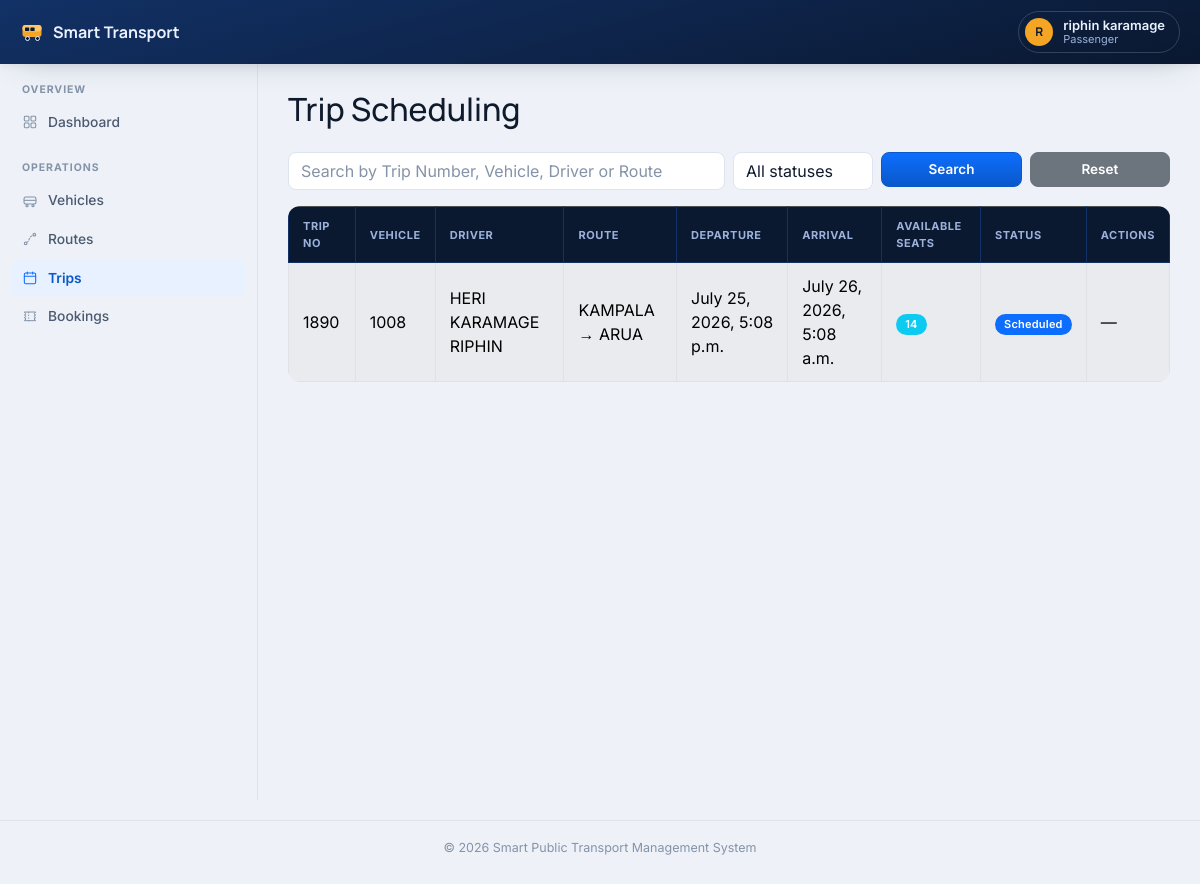
The page /trips/ (signed in) on the database its author committed.
### accounts/models.py (models this page shows, shortened)
class Profile(models.Model):
    ROLE_CHOICES = [
        ('ADMIN', 'Administrator'),
        ('STAFF', 'Staff'),
        ('PASSENGER', 'Passenger'),
    ]
    user = models.OneToOneField(
        User,
        on_delete=models.CASCADE
    )
    phone = models.CharField(
        max_length=20,
        blank=True
    )
    address = models.TextField(
        blank=True
    )
    profile_picture = models.ImageField(
        upload_to='profiles/',
        blank=True,
        null=True
    )
    role = models.CharField(
        max_length=20,
        choices=ROLE_CHOICES,
        default='PASSENGER'
    )
    created_at = models.DateTimeField(
        auto_now_add=True
    )

### trips/models.py (models this page shows, shortened)
class Trip(models.Model):
    STATUS_CHOICES = [
        ("SCHEDULED", "Scheduled"),
        ("IN_PROGRESS", "In Progress"),
        ("COMPLETED", "Completed"),
        ("CANCELLED", "Cancelled"),
    ]
    trip_number = models.CharField(
        max_length=30,
        unique=True
    )
    vehicle = models.ForeignKey(
        Vehicle,
        on_delete=models.CASCADE
    )
    driver = models.ForeignKey(
        Driver,
        on_delete=models.CASCADE
    )
    route = models.ForeignKey(
        Route,
        on_delete=models.CASCADE
    )
    departure_time = models.DateTimeField()
    arrival_time = models.DateTimeField()
    available_seats = models.PositiveIntegerField()
    status = models.CharField(
        max_length=20,
        choices=STATUS_CHOICES,
        default="SCHEDULED"
    )
    notes = models.TextField(
        blank=True
    )
    created_at = models.DateTimeField(
        auto_now_add=True
    )

### vehicles/models.py (models this page shows, shortened)
class Vehicle(models.Model):
    BUS = "Bus"
    TAXI = "Taxi"
    MINIBUS = "Minibus"
    VEHICLE_TYPES = [
        (BUS, "Bus"),
        (TAXI, "Taxi"),
        (MINIBUS, "Minibus"),
    ]
    vehicle_number = models.CharField(max_length=100, unique=True)
    vehicle_type = models.CharField(
        max_length=50,
        choices=VEHICLE_TYPES
    )
    seating_capacity = models.PositiveIntegerField()
    model = models.CharField(max_length=100)
    manufacturer = models.CharField(max_length=100)
    year = models.PositiveIntegerField()
    image = models.ImageField(upload_to='vehicles/')
    created_at = models.DateTimeField(auto_now_add=True)
    class Meta:
        ordering = ['vehicle_number']

### drivers/models.py (models this page shows, shortened)
class Driver(models.Model):
    full_name = models.CharField(max_length=200)
    phone = models.CharField(max_length=20)
    license_number = models.CharField(max_length=100, unique=True)
    years_of_experience = models.PositiveIntegerField(default=0)
    photo = models.ImageField(upload_to='drivers/')
    created_at = models.DateTimeField(auto_now_add=True)
    class Meta:
        ordering = ['full_name']

### routes/models.py (models this page shows, shortened)
class Route(models.Model):
    STATUS_CHOICES = [
        ("ACTIVE", "Active"),
        ("INACTIVE", "Inactive"),
    ]
    origin = models.CharField(max_length=200)
    destination = models.CharField(max_length=200)
    distance = models.DecimalField(
        max_digits=8,
        decimal_places=2
    )
    estimated_duration = models.DurationField()
    fare = models.DecimalField(
        max_digits=10,
        decimal_places=2
    )
    status = models.CharField(
        max_length=20,
        choices=STATUS_CHOICES,
        default="ACTIVE"
    )
    description = models.TextField(
        blank=True
    )
    created_at = models.DateTimeField(
        auto_now_add=True
    )
    class Meta:
        ordering = ["origin", "destination"]

### trips/views.py (the view, shortened to what this page needs)
@login_required
def trip_list(request):
    query = request.GET.get("q")
    trips = Trip.objects.select_related(
        "vehicle",
        "driver",
        "route"
    ).all().order_by("-departure_time")
    status = request.GET.get("status")
    if status:
        trips = trips.filter(status=status)
    paginator = Paginator(trips, 10)
    page = request.GET.get("page")
    trips = paginator.get_page(page)
    return render(
        request,
        "trips/trip_list.html",
        {
            "trips": trips,
            "query": query,
            "status": status,
            "status_choices": Trip.STATUS_CHOICES,
        }
    )

### templates/trips/trip_list.html (shortened to what this page needs)
{% extends "base.html" %}
{% block content %}
<div class="d-flex justify-content-between align-items-center mb-3">
    <h2>Trip Scheduling</h2>
</div>
<form method="GET" class="mb-3">
    <div class="row g-2">
        <div class="col-md-6">
            <input
                type="text"
                name="q"
                class="form-control"
                placeholder="Search by Trip Number, Vehicle, Driver or Route"
                value="{{ query|default:'' }}"
            >
        </div>
        <div class="col-md-2">
            <select name="status" class="form-select" onchange="this.form.submit()">
                <option value="">All statuses</option>
            </select>
        </div>
        <div class="col-md-2">
            <button class="btn btn-primary w-100">
                Search
            </button>
        </div>
        <div class="col-md-2">
            <a href="{% url 'trips:list' %}"
               class="btn btn-secondary w-100">
                Reset
            </a>
        </div>
    </div>
</form>
<div class="table-responsive">
<table class="table table-bordered table-striped table-hover">
<thead class="table-dark">
<tr>
<th>Trip No</th>
<th>Vehicle</th>
<th>Driver</th>
<th>Route</th>
<th>Departure</th>
<th>Arrival</th>
<th>Available Seats</th>
<th>Status</th>
<th>Actions</th>
</tr>
</thead>
<tbody>
{% for trip in trips %}
<tr>
<td>{{ trip.trip_number }}</td>
<td>{{ trip.vehicle.vehicle_number }}</td>
<td>{{ trip.driver.full_name }}</td>
<td>
{{ trip.route.origin }}
→
{{ trip.route.destination }}
</td>
<td>{{ trip.departure_time }}</td>
<td>{{ trip.arrival_time }}</td>
<td>
<span class="badge bg-info">
{{ trip.available_seats }}
</span>
</td>
<td>
{% if trip.status == "SCHEDULED" %}
<span class="badge bg-primary">
Scheduled
</span>
{% elif trip.status == "IN_PROGRESS" %}
<span class="badge bg-warning">
In Progress
</span>
{% elif trip.status == "COMPLETED" %}
<span class="badge bg-success">
Completed
</span>
{% else %}
<span class="badge bg-danger">
Cancelled
</span>
{% endif %}
</td>
<td>
{% if user.is_superuser or user.profile.role == "STAFF" or user.profile.role == "ADMIN" %}
<a href="{% url 'trips:update' trip.id %}"
class="btn btn-warning btn-sm">
Edit
</a>
<a href="{% url 'trips:delete' trip.id %}"
class="btn btn-danger btn-sm">
Delete
</a>
{% else %}
&mdash;
{% endif %}
</td>
</tr>
{% empty %}
<tr>
<td colspan="9" class="text-center">
No trips available.
</td>
</tr>
{% endfor %}
</tbody>
</table>
</div>
{% endblock %}

### templates/includes/navbar.html (shortened to what this page needs)
<header class="app-topbar">
    <a class="app-brand" href="/">
        Smart Transport
    </a>
    {% if user.is_authenticated %}
    <div class="dropdown">
        <button class="topbar-user" type="button" data-bs-toggle="dropdown" aria-expanded="false">
            <span class="avatar">{{ user.username|slice:":1"|upper }}</span>
            <span class="who">
                <span class="name d-block">{{ user.get_full_name|default:user.username }}</span>
                <span class="role d-block">{{ user.profile.role|default:"—"|lower }}</span>
            </span>
        </button>
    </div>
    {% endif %}
</header>

### static/css/app.css (style rules this page uses)
:root { --canvas: #eef2f8; --surface: #ffffff; --surface-2: #f6f8fc; --line: #dde4f0; --ink: #0f1b2d; --ink-soft: #4b5a71; --ink-faint: #8493a8; --navy-900: #0a1830; --navy-700: #123166; --navy-500: #1c4694; --on-navy: #eaf1ff; --on-navy-soft: #9cb2da; --accent: #0d6efd; --accent-strong: #0a58ca; --accent-tint: #e8f1ff; --amber: #f5a524; --amber-tint: #fdf1de; --good: #1a7f5a; --good-tint: #e7f5ee; --danger: #c0392b; --danger-tint: #fdecea; --focus-ring: rgba(13, 110, 253, 0.28); --shadow-sm: 0 1px 2px rgba(10, 24, 48, 0.06); --shadow: 0 12px 32px -16px rgba(10, 24, 48, 0.22), 0 2px 8px rgba(10, 24, 48, 0.05); --font-display: "Manrope", ui-sans-serif, system-ui, sans-serif; --font-body: "Inter", ui-sans-serif, system-ui, sans-serif; --topbar-h: 64px; --sidebar-w: 258px; }
* { box-sizing: border-box; }
html, body { background: var(--canvas); color: var(--ink); }
body { font-family: var(--font-body); min-height: 100vh; }
h1, h2, h3, h4, h5, h6 { font-family: var(--font-display); color: var(--ink); }
a { color: var(--accent); }
.app-topbar { position: sticky; top: 0; z-index: 30; height: var(--topbar-h); display: flex; align-items: center; gap: 14px; padding: 0 20px; background: linear-gradient(165deg, var(--navy-700) 0%, var(--navy-900) 100%); color: var(--on-navy); box-shadow: var(--shadow); }
.app-brand { display: flex; align-items: center; gap: 9px; font-family: var(--font-display); font-weight: 700; font-size: 16px; color: var(--on-navy); text-decoration: none; white-space: nowrap; }
.app-brand svg { flex: none; }
.topbar-user { display: flex; align-items: center; gap: 10px; background: none; border: 1px solid rgba(234, 241, 255, 0.18); border-radius: 999px; padding: 5px 14px 5px 6px; color: var(--on-navy); cursor: pointer; }
.topbar-user .avatar { width: 28px; height: 28px; border-radius: 50%; background: var(--amber); color: var(--navy-900); display: flex; align-items: center; justify-content: center; font-family: var(--font-display); font-weight: 700; font-size: 12px; flex: none; }
.topbar-user .who { text-align: left; line-height: 1.25; }
.topbar-user .who .name { font-size: 13px; font-weight: 600; }
.topbar-user .who .role { font-size: 11px; color: var(--on-navy-soft); text-transform: capitalize; }
.table { color: var(--ink); margin-bottom: 0; }
.table > :not(caption) > * > * { border-bottom-color: var(--line); padding: 11px 14px; vertical-align: middle; }
.table thead th, .table > thead { background: var(--surface-2); color: var(--ink-faint); font-size: 11px; font-weight: 700; text-transform: uppercase; letter-spacing: 0.05em; border-bottom: 1px solid var(--line); }
.table-dark thead th, .table thead.table-dark th { background: var(--navy-900); color: var(--on-navy-soft); border-color: var(--navy-700); }
.table-striped > tbody > tr:nth-of-type(odd) > * { background: var(--surface-2); }
.table-responsive { border-radius: 12px; }
.btn { border-radius: 8px; font-weight: 600; font-size: 13.5px; }
.btn-primary { background: linear-gradient(180deg, var(--accent) 0%, var(--accent-strong) 100%); border-color: var(--accent-strong); }
.badge { font-weight: 600; font-size: 11px; letter-spacing: 0.02em; padding: 5px 9px; border-radius: 999px; }
.form-control, .form-select { background: var(--surface); border: 1px solid var(--line); color: var(--ink); border-radius: 8px; }
.form-control::placeholder { color: var(--ink-faint); }

### rows shown on the page
Trip: trip_number "1890", vehicle.vehicle_number "1008", driver.full_name "HERI KARAMAGE RIPHIN", route.origin "KAMPALA", route.destination "ARUA", departure_time "July 25, 2026, 5:08 p.m.", arrival_time "July 26, 2026, 5:08 a.m.", available_seats "14", status "Scheduled"

### other values the page prints
{{ user.username|slice:":1"|upper }} "R"
{{ user.get_full_name|default:user.username }} "riphin karamage"
{{ user.profile.role|default:"—"|lower }} "Passenger"
